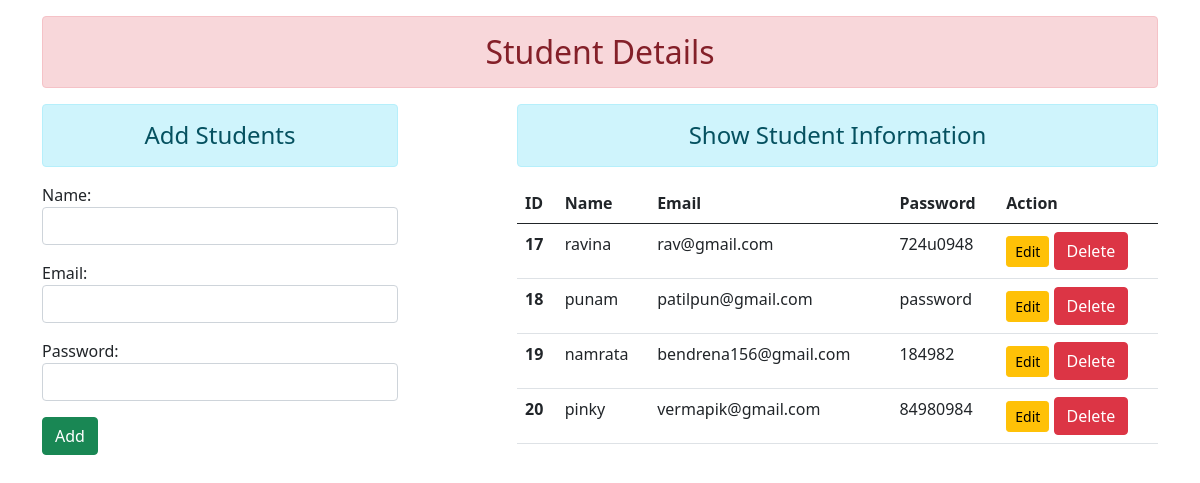
The page / on the database its author committed.
### app/models.py (models this page shows)
class User(models.Model):
    name=models.CharField(max_length=40)
    email=models.EmailField(max_length=50)
    password=models.CharField(max_length=100)

### app/views.py (the view)
# urls.py: path('',views.add_show,name='addandshow'),
def add_show(request):
    if request.method == 'POST':
        fm=StudentRegistration(request.POST)
        if fm.is_valid():
            nm=fm.cleaned_data['name']
            em=fm.cleaned_data['email']
            pw=fm.cleaned_data['password']
            reg=User(name=nm,email=em,password=pw)
            reg.save()
            fm=StudentRegistration()
    else:
        fm=StudentRegistration()
    stud=User.objects.all()
    return render(request, 'app/addandshow.html', {'form':fm, 'stu':stud})

### app/forms.py
class StudentRegistration(forms.ModelForm):
    class Meta:
        model=User
        fields=['name','email','password']
        widgets={
            'name':forms.TextInput(attrs={'class':'form-control'}),
            'email': forms.EmailInput(attrs={'class': 'form-control'}),
            'password': forms.PasswordInput(render_value=True, attrs={'class': 'form-control'}),
        }

### app/templates/app/addandshow.html (shortened to what this page needs)
{% extends 'app/base.html' %}
{% block content %}
<div class="row">
    <div class="col-sm-4">
        <h4 class="text-center alert alert-info">Add Students</h4>
        <form action="" method="POST">
            {{ form.as_p }}
            <input type="submit" class="btn btn-success" value="Add">
        </form>
    </div>
    <div class="col-sm-7 offset-1">
        <h4 class="text-center alert alert-info">Show Student Information</h4>
        {% if stu %}
        <table class="table table-hover">
            <thead>
            <tr>
                <th scope="col">ID</th>
                <th scope="col">Name</th>
                <th scope="col">Email</th>
                <th scope="col">Password</th>
                <th scope="col">Action</th>
            </tr>
            </thead>
            <tbody>
            {% for st in stu %}
            <tr>
                <th scope="row">{{st.id}}</th>
                <td>{{st.name}}</td>
                <td>{{st.email}}</td>
                <td>{{st.password}}</td>
                <td>
                    <a href="{% url 'update' st.id %}" class="btn btn-warning btn-sm">Edit </a>
                    <form action="{% url 'delete' st.id %}" method="POST" class="d-inline">
                        <input type="submit" class="btn btn-danger" value="Delete">
                    </form>
                </td>
            </tr>
            {% endfor %}
            </tbody>
        </table>
        {% else %}
        <h4 class="text-center alert alert-warning">No Record Found</h4>
        {% endif %}
    </div>
</div>
{% endblock content %}

### app/templates/app/base.html (shortened to what this page needs)
<!DOCTYPE html>
{% load static %}
<html lang="en">
<head>
<link rel="stylesheet" href="{% static 'app/css/bootstrap.css' %}">
</head>
<body>
<div class="container mt-3">
    <h2 class="text-center alert alert-danger">Student Details</h2>
{% block content %}
    {% endblock content %}
</div>
</body>
</html>

### rows shown on the page
User: id "17", name "ravina", email "rav@gmail.com", password "724u0948"
User: id "18", name "punam", email "patilpun@gmail.com", password "password"
User: id "19", name "namrata", email "bendrena156@gmail.com", password "184982"
User: id "20", name "pinky", email "vermapik@gmail.com", password "84980984"
